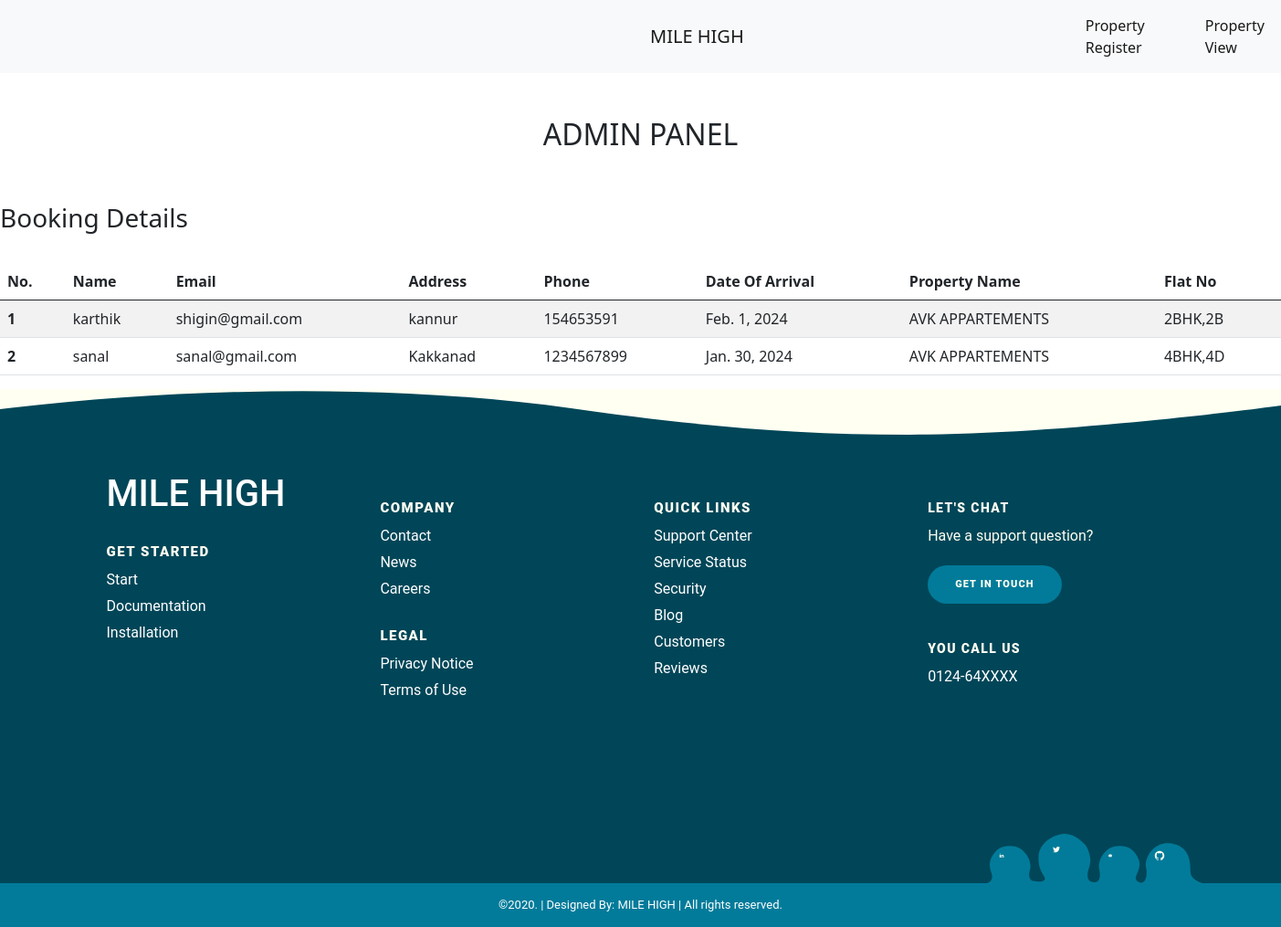
/realestate_app/admin_disp/, run on the app's committed database.
### realestate_app/models.py (models this page shows)
class booking(models.Model):
    name=models.CharField(max_length=50)
    email=models.EmailField()
    address=models.CharField(max_length=50)
    phone=models.IntegerField()
    date_of_arrival=models.DateField()
    property_name=models.CharField(max_length=50)
    property_type=models.CharField(max_length=50)
    room_no=models.CharField(max_length=20)

### realestate_app/views.py (the view)
# urls.py: path('admin_disp/',admin_disp),
def admin_disp(request):
    a=booking.objects.all()
    return render(request,'12.admin_disp.html',{'data':a})

### realestate_app/templates/12.admin_disp.html (shortened to what this page needs)
<!DOCTYPE html>
<html lang="en">
<head>
    <link href="https://cdn.jsdelivr.net/npm/bootstrap@5.0.2/dist/css/bootstrap.min.css" rel="stylesheet">
</head>
<body>
<nav class="navbar navbar-expand-lg navbar-light bg-light">
  <div class="container-fluid">
    <a class="navbar-brand" href="#" style="margin-left:700px">MILE HIGH</a>
    <div class="collapse navbar-collapse" id="navbarNav" style="margin-left:350px;">
      <ul class="navbar-nav">
        <li class="nav-item">
          <a class="nav-link active" aria-current="page" href="http://127.0.0.1:8000/realestate_app/property_upload/">Property Register</a>
        </li>
         <li class="nav-item">
          <a class="nav-link active" href="http://127.0.0.1:8000/realestate_app/prop_disp/" style="margin-left:50px">Property View</a>
        </li>
      </ul>
    </div>
  </div>
</nav><br><br>
<center>
<h2>ADMIN PANEL</h2>
  </center><br><br>
<h3>Booking Details</h3><br>
<table class="table table-striped">
  <thead>
    <tr>
      <th scope="col">No.</th>
      <th scope="col">Name</th>
      <th scope="col">Email</th>
      <th scope="col">Address</th>
      <th scope="col">Phone</th>
      <th scope="col">Date Of Arrival</th>
      <th scope="col">Property Name</th>
      <th scope="col">Flat No</th>
    </tr>
  </thead>
  <tbody>
  {% for i in data %}
    <tr>
      <th scope="row">{{i.id}}</th>
      <td>{{i.name}}</td>
      <td>{{i.email}}</td>
      <td>{{i.address}}</td>
      <td>{{i.phone}}</td>
      <td>{{i.date_of_arrival}}</td>
      <td>{{i.property_name}}</td>
      <td>{{i.property_type}},{{i.room_no}}</td>
    </tr>
  {% endfor %}
  </tbody>
</table>
<div class="pg-footer">
    <footer class="footer">
      <div class="footer-content">
        <div class="footer-content-column">
          <div class="footer-logo">
              <h1>MILE HIGH</h1>
          </div>
          <div class="footer-menu">
            <h2 class="footer-menu-name"> Get Started</h2>
            <ul id="menu-get-started" class="footer-menu-list">
              <li class="menu-item menu-item-type-post_type menu-item-object-product">
                <a href="#">Start</a>
              </li>
              <li class="menu-item menu-item-type-post_type menu-item-object-product">
                <a href="#">Documentation</a>
              </li>
              <li class="menu-item menu-item-type-post_type menu-item-object-product">
                <a href="#">Installation</a>
              </li>
            </ul>
          </div>
        </div>
        <div class="footer-content-column">
          <div class="footer-menu">
            <h2 class="footer-menu-name"> Company</h2>
            <ul id="menu-company" class="footer-menu-list">
              <li class="menu-item menu-item-type-post_type menu-item-object-page">
                <a href="#">Contact</a>
              </li>
              <li class="menu-item menu-item-type-taxonomy menu-item-object-category">
                <a href="#">News</a>
              </li>
              <li class="menu-item menu-item-type-post_type menu-item-object-page">
                <a href="#">Careers</a>
              </li>
            </ul>
          </div>
          <div class="footer-menu">
            <h2 class="footer-menu-name"> Legal</h2>
            <ul id="menu-legal" class="footer-menu-list">
              <li class="menu-item menu-item-type-post_type menu-item-object-page menu-item-privacy-policy menu-item-170434">
                <a href="#">Privacy Notice</a>
              </li>
              <li class="menu-item menu-item-type-post_type menu-item-object-page">
                <a href="#">Terms of Use</a>
              </li>
            </ul>
          </div>
        </div>
        <div class="footer-content-column">
          <div class="footer-menu">
            <h2 class="footer-menu-name"> Quick Links</h2>
            <ul id="menu-quick-links" class="footer-menu-list">
              <li class="menu-item menu-item-type-custom menu-item-object-custom">
                <a target="_blank" rel="noopener noreferrer" href="#">Support Center</a>
              </li>
              <li class="menu-item menu-item-type-custom menu-item-object-custom">
                <a target="_blank" rel="noopener noreferrer" href="#">Service Status</a>
              </li>
              <li class="menu-item menu-item-type-post_type menu-item-object-page">
                <a href="#">Security</a>
              </li>
              <li class="menu-item menu-item-type-post_type menu-item-object-page">
                <a href="#">Blog</a>
              </li>
              <li class="menu-item menu-item-type-post_type_archive menu-item-object-customer">
                <a href="#">Customers</a></li>
              <li class="menu-item menu-item-type-post_type menu-item-object-page">
                <a href="#">Reviews</a>
              </li>
            </ul>
          </div>
        </div>
        <div class="footer-content-column">
          <div class="footer-call-to-action">
            <h2 class="footer-call-to-action-title"> Let's Chat</h2>
            <p class="footer-call-to-action-description"> Have a support question?</p>
            <a class="footer-call-to-action-button button" href="#" target="_self"> Get in Touch </a>
          </div>
          <div class="footer-call-to-action">
            <h2 class="footer-call-to-action-title"> You Call Us</h2>
            <p class="footer-call-to-action-link-wrapper"> <a class="footer-call-to-action-link" href="tel:0124-64XXXX" target="_self"> 0124-64XXXX </a></p>
          </div>
        </div>
        <div class="footer-social-links">
          <a class="footer-social-link linkedin" href="#" target="_blank">
          </a>
          <a class="footer-social-link twitter" href="#" target="_blank">
          </a>
          <a class="footer-social-link youtube" href="#" target="_blank">
          </a>
          <a class="footer-social-link github" href="#" target="_blank">
          </a>
        </div>
      </div>
      <div class="footer-copyright">
        <div class="footer-copyright-wrapper">
          <p class="footer-copyright-text">
            <a class="footer-copyright-link" href="#" target="_self"> ©2020. | Designed By: MILE HIGH | All rights reserved. </a>
          </p>
        </div>
      </div>
    </footer>
  </div>
</body>
</html>

### realestate_app/templates/12.admin_disp.html (style rules this page uses)
* { margin: 0; padding: 0; }
a { color: #fff; text-decoration: none; }
.pg-footer { font-family: 'Roboto', sans-serif; }
.footer { background-color: #004658; color: #fff; }
.footer-wave-svg { background-color: transparent; display: block; height: 30px; position: relative; top: -1px; width: 100%; }
.footer-content { margin-left: auto; margin-right: auto; max-width: 1230px; padding: 40px 15px 450px; position: relative; }
.footer-content-column { box-sizing: border-box; float: left; padding-left: 15px; padding-right: 15px; width: 100%; color: #fff; }
.footer-content-column ul li a { color: #fff; text-decoration: none; }
.footer-menu { margin-top: 30px; }
.footer-menu-name { color: #fffff2; font-size: 15px; font-weight: 900; letter-spacing: .1em; line-height: 18px; margin-bottom: 0; margin-top: 0; text-transform: uppercase; }
.footer-menu-list { list-style: none; margin-bottom: 0; margin-top: 10px; padding-left: 0; }
.footer-menu-list li { margin-top: 5px; }
.footer-call-to-action-description { color: #fffff2; margin-top: 10px; margin-bottom: 20px; }
.button:last-of-type { margin-right: 0; }
.footer-call-to-action-button { background-color: #027b9a; border-radius: 21px; color: #fffff2; display: inline-block; font-size: 11px; font-weight: 900; letter-spacing: .1em; line-height: 18px; padding: 12px 30px; margin: 0 10px 10px 0; text-decoration: none; text-transform: uppercase; transition: background-color .2s; cursor: pointer; position: relative; }
.footer-call-to-action { margin-top: 30px; }
.footer-call-to-action-title { color: #fffff2; font-size: 14px; font-weight: 900; letter-spacing: .1em; line-height: 18px; margin-bottom: 0; margin-top: 0; text-transform: uppercase; }
.footer-call-to-action-link-wrapper { margin-bottom: 0; margin-top: 10px; color: #fff; text-decoration: none; }
.footer-call-to-action-link-wrapper a { color: #fff; text-decoration: none; }
.footer-social-links { bottom: 0; height: 54px; position: absolute; right: 0; width: 236px; }
.footer-social-amoeba-svg { height: 54px; left: 0; display: block; position: absolute; top: 0; width: 236px; }
.footer-social-link.linkedin { height: 26px; left: 3px; top: 11px; width: 26px; }
.footer-social-link { display: block; padding: 10px; position: absolute; }
.footer-social-icon-svg { display: block; }
.footer-social-link.twitter { height: 28px; left: 62px; top: 3px; width: 28px; }
.footer-social-link.youtube { height: 24px; left: 123px; top: 12px; width: 24px; }
.footer-social-link.github { height: 34px; left: 172px; top: 7px; width: 34px; }
.footer-copyright { background-color: #027b9a; color: #fff; padding: 15px 30px; text-align: center; }
.footer-copyright-wrapper { margin-left: auto; margin-right: auto; max-width: 1200px; }
.footer-copyright-text { color: #fff; font-size: 13px; font-weight: 400; line-height: 18px; margin-bottom: 0; margin-top: 0; }
.footer-copyright-link { color: #fff; text-decoration: none; }
@media (min-width: 760px) { .footer-content { margin-left: auto; margin-right: auto; max-width: 1230px; padding: 40px 15px 450px; position: relative; } }
@media (min-width: 760px) { .footer-wave-svg { height: 50px; } }
@media (min-width: 760px) { .footer-content-column { width: 24.99%; } }

### data on the page
booking: id "1", name "karthik", email "shigin@gmail.com", address "kannur", phone "154653591", date_of_arrival "Feb. 1, 2024", property_name "AVK APPARTEMENTS", property_type "2BHK", room_no "2B"
booking: id "2", name "sanal", email "sanal@gmail.com", address "Kakkanad", phone "1234567899", date_of_arrival "Jan. 30, 2024", property_name "AVK APPARTEMENTS", property_type "4BHK", room_no "4D"
